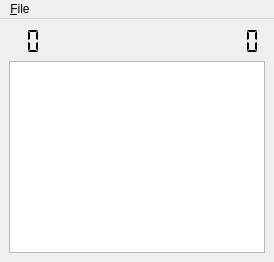
<?xml version="1.0" encoding="UTF-8"?>
<ui version="4.0">
 <class>MainWindow</class>
 <widget class="QMainWindow" name="MainWindow">
  <property name="geometry">
   <rect>
    <x>0</x>
    <y>0</y>
    <width>274</width>
    <height>262</height>
   </rect>
  </property>
  <property name="focusPolicy">
   <enum>Qt::ClickFocus</enum>
  </property>
  <property name="windowTitle">
   <string>Paddles!</string>
  </property>
  <widget class="QWidget" name="centralwidget">
   <layout class="QVBoxLayout" name="verticalLayout">
    <item>
     <layout class="QHBoxLayout" name="horizontalLayout">
      <item>
       <widget class="QLCDNumber" name="leftScore">
        <property name="lineWidth">
         <number>0</number>
        </property>
        <property name="digitCount">
         <number>2</number>
        </property>
        <property name="segmentStyle">
         <enum>QLCDNumber::Flat</enum>
        </property>
       </widget>
      </item>
      <item>
       <spacer name="horizontalSpacer">
        <property name="orientation">
         <enum>Qt::Horizontal</enum>
        </property>
        <property name="sizeHint" stdset="0">
         <size>
          <width>40</width>
          <height>20</height>
         </size>
        </property>
       </spacer>
      </item>
      <item>
       <widget class="QLCDNumber" name="rightScore">
        <property name="lineWidth">
         <number>0</number>
        </property>
        <property name="digitCount">
         <number>2</number>
        </property>
        <property name="segmentStyle">
         <enum>QLCDNumber::Flat</enum>
        </property>
       </widget>
      </item>
     </layout>
    </item>
    <item>
     <widget class="QGraphicsView" name="graphicsView">
      <property name="sizePolicy">
       <sizepolicy hsizetype="Fixed" vsizetype="Fixed">
        <horstretch>0</horstretch>
        <verstretch>0</verstretch>
       </sizepolicy>
      </property>
      <property name="baseSize">
       <size>
        <width>800</width>
        <height>500</height>
       </size>
      </property>
      <property name="verticalScrollBarPolicy">
       <enum>Qt::ScrollBarAlwaysOff</enum>
      </property>
      <property name="horizontalScrollBarPolicy">
       <enum>Qt::ScrollBarAlwaysOff</enum>
      </property>
      <property name="sceneRect">
       <rectf>
        <x>0.000000000000000</x>
        <y>0.000000000000000</y>
        <width>800.000000000000000</width>
        <height>500.000000000000000</height>
       </rectf>
      </property>
      <property name="renderHints">
       <set>QPainter::Antialiasing|QPainter::TextAntialiasing</set>
      </property>
     </widget>
    </item>
   </layout>
  </widget>
  <widget class="QMenuBar" name="menubar">
   <property name="geometry">
    <rect>
     <x>0</x>
     <y>0</y>
     <width>274</width>
     <height>21</height>
    </rect>
   </property>
   <widget class="QMenu" name="menu_File">
    <property name="title">
     <string>&amp;File</string>
    </property>
    <addaction name="action_New_Game"/>
    <addaction name="action_Quit"/>
   </widget>
   <addaction name="menu_File"/>
  </widget>
  <action name="action_New_Game">
   <property name="text">
    <string>&amp;New Game</string>
   </property>
  </action>
  <action name="action_Quit">
   <property name="text">
    <string>&amp;Quit</string>
   </property>
  </action>
 </widget>
 <resources/>
 <connections/>
</ui>
